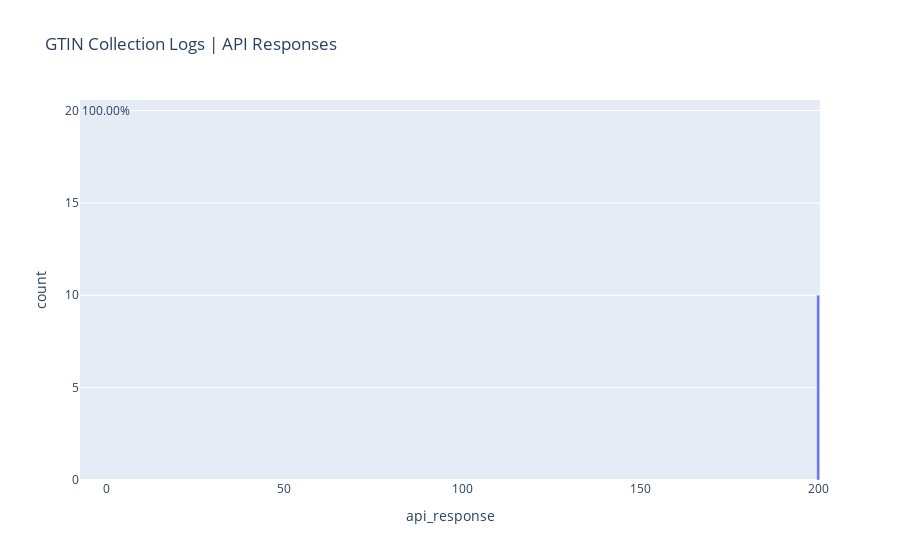

Write notebook code for a chart like this one.
### Code cell
api_response = log.groupby(by="api_response")['mpn'].count()
api_response = api_response.rename('count').reset_index().rename(columns={'api_response': 'api_response'})

print(f"SKUs Requested: {sum(api_response['count'])}")
display(api_response)

fig = px.bar(api_response, x="api_response", y='count',title="GTIN Collection Logs | API Responses")

# Annotate each bar with the percentage
for i in range(len(api_response)):
    total_count = api_response['count'].sum()
    percentage = (api_response.iloc[i]['count'] / total_count) * 100
    fig.add_annotation(x=api_response.index[i], y=api_response.iloc[i]['count'] + 10, 
                       text=f"{percentage:.2f}%", showarrow=False)

fig.show()

### Figure 1 — Plotly figure (JSON) as saved in the notebook; plotly's stock layout.template omitted (floating-point values rounded to 4 significant figures)
{"data": [{"alignmentgroup": "True", "hovertemplate": "api_response=%{x}<br>count=%{y}<extra></extra>", "legendgroup": "", "marker": {"color": "#636efa", "pattern": {"shape": ""}}, "name": "", "offsetgroup": "", "orientation": "v", "showlegend": false, "textposition": "auto", "type": "bar", "x": [200], "xaxis": "x", "y": [10], "yaxis": "y"}], "layout": {"annotations": [{"showarrow": false, "text": "100.00%", "x": 0, "y": 20}], "barmode": "relative", "legend": {"tracegroupgap": 0}, "title": {"text": "GTIN Collection Logs | API Responses"}, "xaxis": {"anchor": "y", "domain": [0, 1], "title": {"text": "api_response"}}, "yaxis": {"anchor": "x", "domain": [0, 1], "title": {"text": "count"}}}}
